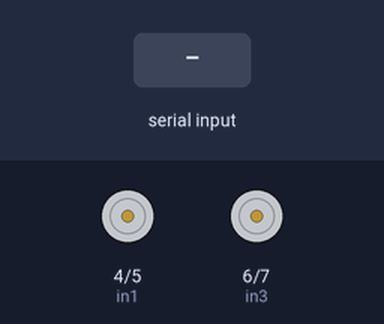
Bench run of a sketch on a simulated Arduino Uno, built with avr-gcc and run on an emulated ATmega328P. Shown: motor-driver pin pairs drawn as motors (green arrow = first pin HIGH = forward, orange = second pin HIGH = backward, longer = more drive, scaled by the enable pin). The inputs (shaded band) are chosen by the test bench.

Above: at 1.2 s.
1.3 s: "1" received over Serial
2.9 s: byte 1 (1) received over Serial
At 3.9 s:
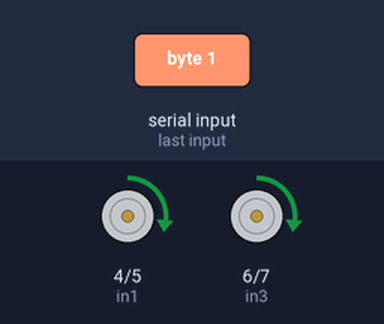
4.4 s: byte 2 (2) received over Serial
At 5.1 s:
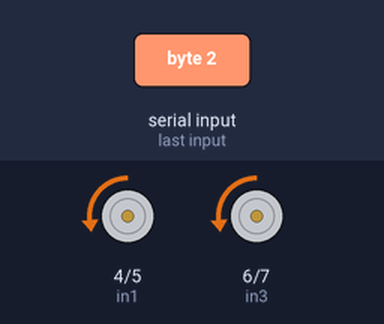
5.9 s: byte 3 (3) received over Serial
At 6.3 s:
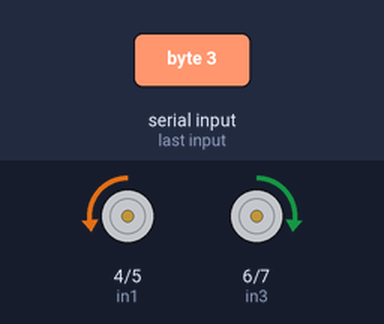
7.4 s: byte 4 (4) received over Serial
At 8.6 s:
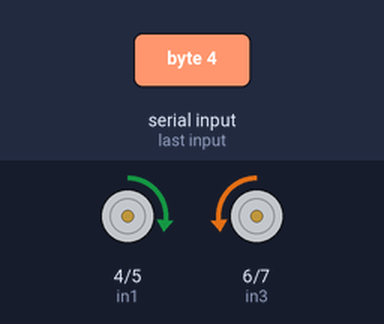
8.9 s: "0" received over Serial
At 9.9 s:
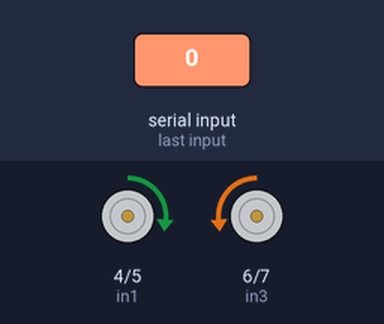
Timing chart, 0 to 11.5 s (numbered marks = the images above; inputs shaded):
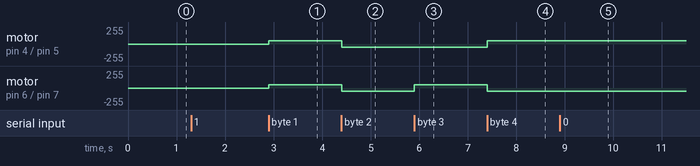

Measured:
- after the input at 2.9 s, motor on pin 4 (in1) / pin 5 (in2), motor on pin 6 (in3) / pin 7 (in4): stopped → forward 49/255 at once
- after the input at 4.4 s, motor on pin 4 (in1) / pin 5 (in2), motor on pin 6 (in3) / pin 7 (in4): forward 49/255 → backward 49/255 at once
- after the input at 5.9 s, motor on pin 6 (in3) / pin 7 (in4): backward 49/255 → forward 49/255 at once
- after the input at 7.4 s, motor on pin 4 (in1) / pin 5 (in2): backward 49/255 → forward 49/255 at once; motor on pin 6 (in3) / pin 7 (in4): forward 49/255 → backward 49/255 at once
- after the input at 8.9 s, motor on pin 4 (in1) / pin 5 (in2): forward 49/255 → forward 48/255 after 0.10 s; motor on pin 6 (in3) / pin 7 (in4): backward 49/255 → backward 48/255 after 0.10 s

The sketch:

Bot3NOCAM.ino
```cpp
// Motor A

int enA = 9;
int in1 = 4;
int in2 = 5;

// Motor B

int enB = 10;
int in3 = 6;
int in4 = 7;

int data;
int direction;
int PWM = 0;

void setup() {
  Serial.begin(38400);

  // Set all the motor control pins to outputs

  pinMode(enA, OUTPUT);
  pinMode(enB, OUTPUT);
  pinMode(in1, OUTPUT);
  pinMode(in2, OUTPUT);
  pinMode(in3, OUTPUT);
  pinMode(in4, OUTPUT);

  // Start with motors disabled and direction forward

  // Motor A

  digitalWrite(enA, LOW);
  digitalWrite(in1, LOW);
  digitalWrite(in2, LOW);

  // Motor B

  digitalWrite(enB, LOW);
  digitalWrite(in3, LOW);
  digitalWrite(in4, LOW);

}

void loop() {
  if (Serial.available() > 0) { //if some date is sent, reads it and saves in state
    data = Serial.read();
  }

  if ((data >= 0) && (data <= 4))
  {
    if (data == 1)
    {
      // This is Forward
      // Set Motor A forward
      digitalWrite(in1, HIGH);
      digitalWrite(in2, LOW);
      // Set Motor B forward
      digitalWrite(in3, HIGH);
      digitalWrite(in4, LOW);
    }

    else if (data == 2)
    {
      // This is Backward
      // Set Motor A Backward
      digitalWrite(in1, LOW);
      digitalWrite(in2, HIGH);
      // Set Motor B Backward
      digitalWrite(in3, LOW);
      digitalWrite(in4, HIGH);
    }
    else if (data == 3)
    {
      // This is left
      // Set Motor A backward
      digitalWrite(in1, LOW);
      digitalWrite(in2, HIGH);
      // Set Motor B forward
      digitalWrite(in3, HIGH);
      digitalWrite(in4, LOW);
    }
    else if (data == 4)
    {
      //this is right
      // Set Motor A forward
      digitalWrite(in1, HIGH);
      digitalWrite(in2, LOW);
      // Set Motor B backward
      digitalWrite(in3, LOW);
      digitalWrite(in4, HIGH);
    }

    else if (data == 0)
    {
      // Motor A
      digitalWrite(enA, LOW);
      digitalWrite(in1, LOW);
      digitalWrite(in2, LOW);
      // Motor B
      digitalWrite(enB, LOW);
      digitalWrite(in3, LOW);
      digitalWrite(in4, LOW);
    }

  }

  else
  {
    PWM = data;
  }
  delay(100);
  analogWrite(enA, PWM);
  analogWrite(enB, PWM);
}
```
